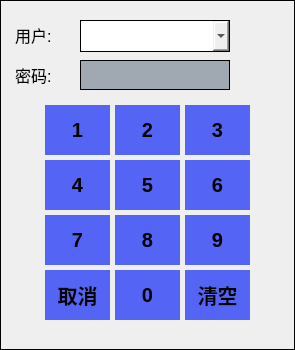
<?xml version="1.0" encoding="UTF-8"?>
<ui version="4.0">
 <class>dlgAdministrator</class>
 <widget class="QDialog" name="dlgAdministrator">
  <property name="geometry">
   <rect>
    <x>0</x>
    <y>0</y>
    <width>295</width>
    <height>350</height>
   </rect>
  </property>
  <property name="maximumSize">
   <size>
    <width>300</width>
    <height>350</height>
   </size>
  </property>
  <property name="font">
   <font>
    <pointsize>15</pointsize>
   </font>
  </property>
  <property name="windowTitle">
   <string>用户登录</string>
  </property>
  <property name="styleSheet">
   <string notr="true">border: 1px solid black;</string>
  </property>
  <widget class="QPushButton" name="pushButton_1">
   <property name="geometry">
    <rect>
     <x>45</x>
     <y>105</y>
     <width>65</width>
     <height>50</height>
    </rect>
   </property>
   <property name="font">
    <font>
     <pointsize>15</pointsize>
     <weight>75</weight>
     <bold>true</bold>
    </font>
   </property>
   <property name="styleSheet">
    <string notr="true">background-color: rgb(84, 100, 245);border: none;</string>
   </property>
   <property name="text">
    <string>1</string>
   </property>
  </widget>
  <widget class="QPushButton" name="pushButton_2">
   <property name="geometry">
    <rect>
     <x>115</x>
     <y>105</y>
     <width>65</width>
     <height>50</height>
    </rect>
   </property>
   <property name="font">
    <font>
     <pointsize>15</pointsize>
     <weight>75</weight>
     <bold>true</bold>
    </font>
   </property>
   <property name="styleSheet">
    <string notr="true">background-color: rgb(84, 100, 245);border: none;</string>
   </property>
   <property name="text">
    <string>2</string>
   </property>
  </widget>
  <widget class="QPushButton" name="pushButton_3">
   <property name="geometry">
    <rect>
     <x>185</x>
     <y>105</y>
     <width>65</width>
     <height>50</height>
    </rect>
   </property>
   <property name="font">
    <font>
     <pointsize>15</pointsize>
     <weight>75</weight>
     <bold>true</bold>
    </font>
   </property>
   <property name="styleSheet">
    <string notr="true">background-color: rgb(84, 100, 245);border: none;</string>
   </property>
   <property name="text">
    <string>3</string>
   </property>
  </widget>
  <widget class="QPushButton" name="pushButton_4">
   <property name="geometry">
    <rect>
     <x>45</x>
     <y>160</y>
     <width>65</width>
     <height>50</height>
    </rect>
   </property>
   <property name="font">
    <font>
     <pointsize>15</pointsize>
     <weight>75</weight>
     <bold>true</bold>
    </font>
   </property>
   <property name="styleSheet">
    <string notr="true">background-color: rgb(84, 100, 245);border: none;</string>
   </property>
   <property name="text">
    <string>4</string>
   </property>
  </widget>
  <widget class="QPushButton" name="pushButton_6">
   <property name="geometry">
    <rect>
     <x>185</x>
     <y>160</y>
     <width>65</width>
     <height>50</height>
    </rect>
   </property>
   <property name="font">
    <font>
     <pointsize>15</pointsize>
     <weight>75</weight>
     <bold>true</bold>
    </font>
   </property>
   <property name="styleSheet">
    <string notr="true">background-color: rgb(84, 100, 245);border: none;</string>
   </property>
   <property name="text">
    <string>6</string>
   </property>
  </widget>
  <widget class="QPushButton" name="pushButton_5">
   <property name="geometry">
    <rect>
     <x>115</x>
     <y>160</y>
     <width>65</width>
     <height>50</height>
    </rect>
   </property>
   <property name="font">
    <font>
     <pointsize>15</pointsize>
     <weight>75</weight>
     <bold>true</bold>
    </font>
   </property>
   <property name="styleSheet">
    <string notr="true">background-color: rgb(84, 100, 245);border: none;</string>
   </property>
   <property name="text">
    <string>5</string>
   </property>
  </widget>
  <widget class="QPushButton" name="pushButton_7">
   <property name="geometry">
    <rect>
     <x>45</x>
     <y>215</y>
     <width>65</width>
     <height>50</height>
    </rect>
   </property>
   <property name="font">
    <font>
     <pointsize>15</pointsize>
     <weight>75</weight>
     <bold>true</bold>
    </font>
   </property>
   <property name="styleSheet">
    <string notr="true">background-color: rgb(84, 100, 245);border: none;</string>
   </property>
   <property name="text">
    <string>7</string>
   </property>
  </widget>
  <widget class="QPushButton" name="pushButton_9">
   <property name="geometry">
    <rect>
     <x>185</x>
     <y>215</y>
     <width>65</width>
     <height>50</height>
    </rect>
   </property>
   <property name="font">
    <font>
     <pointsize>15</pointsize>
     <weight>75</weight>
     <bold>true</bold>
    </font>
   </property>
   <property name="styleSheet">
    <string notr="true">background-color: rgb(84, 100, 245);border: none;</string>
   </property>
   <property name="text">
    <string>9</string>
   </property>
  </widget>
  <widget class="QPushButton" name="pushButton_8">
   <property name="geometry">
    <rect>
     <x>115</x>
     <y>215</y>
     <width>65</width>
     <height>50</height>
    </rect>
   </property>
   <property name="font">
    <font>
     <pointsize>15</pointsize>
     <weight>75</weight>
     <bold>true</bold>
    </font>
   </property>
   <property name="styleSheet">
    <string notr="true">background-color: rgb(84, 100, 245);border: none;</string>
   </property>
   <property name="text">
    <string>8</string>
   </property>
  </widget>
  <widget class="QPushButton" name="pushButton_cancel">
   <property name="geometry">
    <rect>
     <x>45</x>
     <y>270</y>
     <width>65</width>
     <height>50</height>
    </rect>
   </property>
   <property name="font">
    <font>
     <pointsize>15</pointsize>
     <weight>75</weight>
     <bold>true</bold>
    </font>
   </property>
   <property name="styleSheet">
    <string notr="true">background-color: rgb(84, 100, 245);border: none;</string>
   </property>
   <property name="text">
    <string>取消</string>
   </property>
  </widget>
  <widget class="QPushButton" name="pushButton_empty">
   <property name="geometry">
    <rect>
     <x>185</x>
     <y>270</y>
     <width>65</width>
     <height>50</height>
    </rect>
   </property>
   <property name="font">
    <font>
     <pointsize>15</pointsize>
     <weight>75</weight>
     <bold>true</bold>
    </font>
   </property>
   <property name="styleSheet">
    <string notr="true">background-color: rgb(84, 100, 245);border: none;</string>
   </property>
   <property name="text">
    <string>清空</string>
   </property>
  </widget>
  <widget class="QPushButton" name="pushButton_0">
   <property name="geometry">
    <rect>
     <x>115</x>
     <y>270</y>
     <width>65</width>
     <height>50</height>
    </rect>
   </property>
   <property name="font">
    <font>
     <pointsize>15</pointsize>
     <weight>75</weight>
     <bold>true</bold>
    </font>
   </property>
   <property name="styleSheet">
    <string notr="true">background-color: rgb(84, 100, 245);border: none;</string>
   </property>
   <property name="text">
    <string>0</string>
   </property>
  </widget>
  <widget class="QLabel" name="label">
   <property name="geometry">
    <rect>
     <x>15</x>
     <y>60</y>
     <width>45</width>
     <height>30</height>
    </rect>
   </property>
   <property name="font">
    <font>
     <pointsize>12</pointsize>
    </font>
   </property>
   <property name="styleSheet">
    <string notr="true">border: none;</string>
   </property>
   <property name="text">
    <string>密码:</string>
   </property>
  </widget>
  <widget class="QLineEdit" name="m_PassWord">
   <property name="geometry">
    <rect>
     <x>80</x>
     <y>60</y>
     <width>150</width>
     <height>30</height>
    </rect>
   </property>
   <property name="sizePolicy">
    <sizepolicy hsizetype="Expanding" vsizetype="Preferred">
     <horstretch>0</horstretch>
     <verstretch>0</verstretch>
    </sizepolicy>
   </property>
   <property name="minimumSize">
    <size>
     <width>0</width>
     <height>30</height>
    </size>
   </property>
   <property name="maximumSize">
    <size>
     <width>16777215</width>
     <height>25</height>
    </size>
   </property>
   <property name="styleSheet">
    <string notr="true">border: 1px solid black;
background-color: rgb(160, 169, 178);</string>
   </property>
   <property name="echoMode">
    <enum>QLineEdit::Normal</enum>
   </property>
   <property name="readOnly">
    <bool>true</bool>
   </property>
   <property name="placeholderText">
    <string/>
   </property>
  </widget>
  <widget class="QLabel" name="label_2">
   <property name="geometry">
    <rect>
     <x>15</x>
     <y>20</y>
     <width>45</width>
     <height>30</height>
    </rect>
   </property>
   <property name="font">
    <font>
     <pointsize>12</pointsize>
    </font>
   </property>
   <property name="styleSheet">
    <string notr="true">border: none;</string>
   </property>
   <property name="text">
    <string>用户:</string>
   </property>
  </widget>
  <widget class="QComboBox" name="comboBox">
   <property name="geometry">
    <rect>
     <x>80</x>
     <y>20</y>
     <width>150</width>
     <height>32</height>
    </rect>
   </property>
   <property name="sizePolicy">
    <sizepolicy hsizetype="Preferred" vsizetype="Preferred">
     <horstretch>1</horstretch>
     <verstretch>0</verstretch>
    </sizepolicy>
   </property>
   <property name="font">
    <font>
     <pointsize>15</pointsize>
    </font>
   </property>
   <property name="styleSheet">
    <string notr="true">border: 1px solid black;</string>
   </property>
  </widget>
 </widget>
 <resources/>
 <connections/>
</ui>
